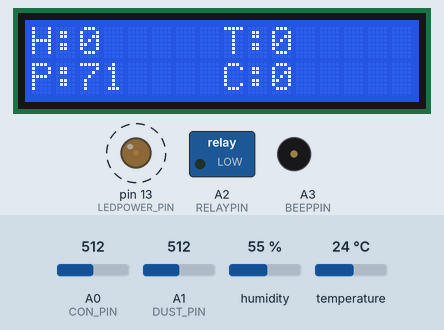
Recording of a sketch running on a simulated Arduino Uno, built with avr-gcc and run on an emulated ATmega328P. On the bench: 16×2 character LCD, switched loads named in the sketch (green lamp = pin HIGH), output pins drawn as LEDs (lit = HIGH), buzzer (waves = sounding, pin HIGH). Dashed ring = blinking. The test bench sets the inputs (shaded band); at power-on: A1 (DUST_PIN) = 512, humidity 55 %, A0 (CON_PIN) = 512, temperature 24 °C. What the sketch prints to the serial monitor is not drawn.

Above: at 0.6 s.
1.3 s: A1 (DUST_PIN) set to 342
At 1.9 s:
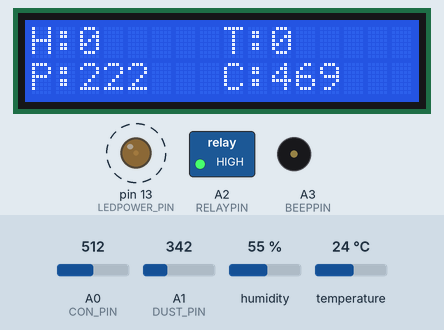
4.0 s: A1 (DUST_PIN) set to 309
At 4.37 s:
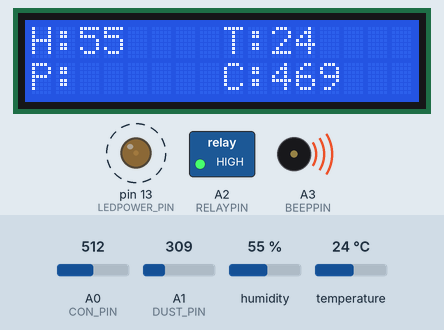
6.0 s: humidity set to 74 %
At 6.8 s:
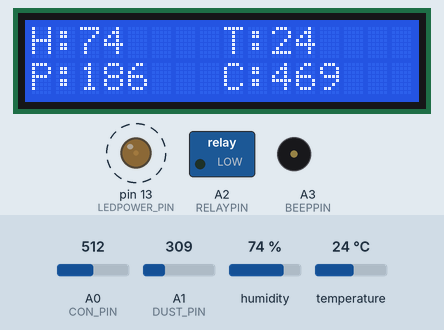
7.6 s: humidity set to 77 %
At 8.88 s:
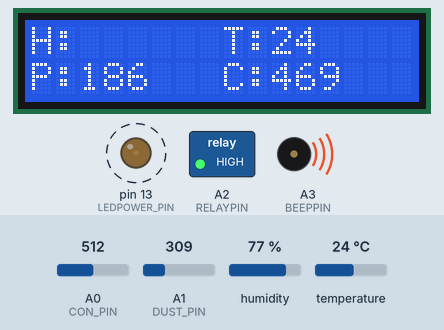
9.6 s: A0 (CON_PIN) set to 716
At 10.9 s:
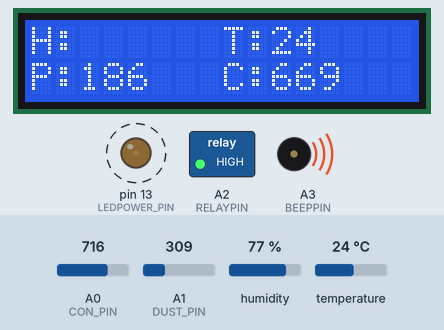
11.6 s: temperature set to 12 °C
At 12.92 s:
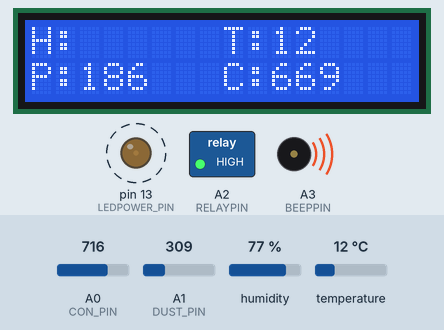
Timing chart, 0 to 14.6 s (numbered marks = the images above; inputs shaded):
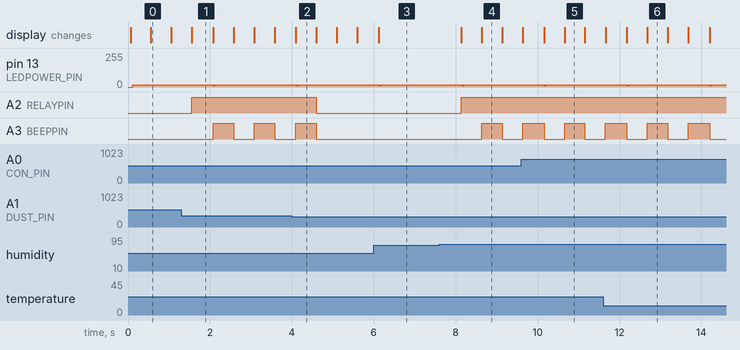

Measured:
- the behaviour switches between 327 and 326 on A1 (DUST_PIN) (found by bisection; images 1 and 2)
- the behaviour switches between 75 and 76 % on humidity (found by bisection; images 3 and 4)
- after the input at 4.0 s, A2 (RELAYPIN): HIGH → LOW after 0.60 s; A3 (BEEPPIN): goes on until 4.6 s, then stays LOW
- after the input at 6.0 s, the display: changes after 0.12 s (image 3)
- after the input at 7.6 s, A2 (RELAYPIN): LOW → HIGH after 0.54 s; A3 (BEEPPIN): LOW → HIGH after 1.0 s, → LOW 0.50 s later; the display: first changes after 0.54 s (image 4 shows a later state)
- after the input at 9.6 s, the display: first differs from a run without the input after 0.56 s (image 5 shows a later state)
- after the input at 11.6 s, the display: first differs from a run without the input after 0.58 s (image 6 shows a later state)
- by itself, pin 13 (LEDPOWER_PIN): alternates 16/255 for 2.0 s and 8/255 for 0.04 s

The sketch:

smartair.ino
```cpp
// include the library code:
#include <LiquidCrystal.h>
#include <dht11.h>
#include <MsTimer2.h>               //定时器库的 头文件

//报警阈值定义
#define T_WARNING_VALUE 25
#define H_WARNING_VALUE 75
#define P_WARNING_VALUE 200//1050
#define C_WARNING_VALUE 700

#define MQ5_REF 0.15 //MQ5初始电压基准

#define DHT11PIN 12
#define LEDPOWER_PIN 13
#define DUST_PIN 1//PM2.5模拟输入接口
#define CON_PIN 0//MQ5模拟接口

#define RELAYPIN A2
#define BEEPPIN A3

boolean flag10ms=true;
boolean dispflag = false;
boolean warningflag = false;
boolean beepflag = true;
int count_1s=0;
int count_2s=0;
int count_500ms=0;
dht11 DHT11;
int dustVals[10];//record dust sample AD value
int dustValAverages[10];
int dustVal;
char dust_count=0;//sample count
char dustAverage_count=0;
int concentration=0;//煤气浓度

// initialize the library with the numbers of the interface pins
LiquidCrystal lcd(2, 3, 4, 5, 6, 7,8,9,10,11);

//隔一段时间读取一次PM平均值，并记录在另外一组数组中，求加权平均值
void getDustValue()
{
	int dustValAD,index,ADmax;
	dustValAD = 0;
	dust_count = 0;
	ADmax = dustVals[0];
	//find max value
	for(index = 1;index<10;index++)
	{
		if(ADmax < dustVals[index])
		{
			ADmax = dustVals[index];
		}
	}
	for(index = 0;index<10;index++)
	{
		dustValAD += dustVals[index];
	}
	dustValAD = dustValAD - ADmax;//去除最大值
	dustValAverages[dustAverage_count++] = dustValAD/9;//get average value
	if(dustAverage_count == 5) dustAverage_count = 0;

	//计算5次加权平均数
	dustValAD = dustValAverages[dustAverage_count]*1 + dustValAverages[(dustAverage_count+1)%5]*2
	+ dustValAverages[(dustAverage_count+2)%5]*3 + dustValAverages[(dustAverage_count+3)%5]*4
	+ dustValAverages[(dustAverage_count+4)%5]*5;

	dustValAD = dustValAD/15;

	double dustVolt = (double)dustValAD/1024.0 * 5.0;
	if(dustVolt > 0.412)//避免出现负数
	{
		dustVal = (0.17 * dustVolt - 0.07)*1000.0; //ug/m3
	}else
	{
		dustVal = 0;
	}
}

void setup() {
	MsTimer2::set(10, timer10msint);        // 中断设置函数，每 500ms 进入一次中断
	MsTimer2::start();                //开始计时
	// set up the LCD's number of columns and rows:
	lcd.begin(16, 2);
	Serial.begin(9600);
	// Print a message to the LCD.
	lcd.print("H:      T:");//湿度 温度
	lcd.setCursor(0, 1);
	lcd.print("P:      C:");//PM2.5  煤气浓度

	pinMode(LEDPOWER_PIN,OUTPUT);
	pinMode(RELAYPIN,OUTPUT);
	pinMode(BEEPPIN,OUTPUT);

	pinMode(DUST_PIN, INPUT);
	pinMode(CON_PIN, INPUT);

	digitalWrite(RELAYPIN,LOW);
	digitalWrite(BEEPPIN,LOW);
	digitalWrite(LEDPOWER_PIN,LOW);
}

/* 测试得到的数据和空气质量对照：
3000 + = 很差
1050-3000 = 差
300-1050 = 一般
150-300 = 好
75-150 = 很好
0-75 = 非常好 */
void loop() {

	if(Serial.available() > 0)
	{
		int incomingByte = Serial.read();
		if(incomingByte == 'N')
		{
			beepflag = false;
		}else
		{
			beepflag = true;
		}
	}

	//每隔10ms获取一次PM2.5 AD值
	if(flag10ms == true)
	{
		flag10ms = false;
		count_1s++;
		count_2s++;
		count_500ms++;

		digitalWrite(LEDPOWER_PIN,HIGH);
		delayMicroseconds(280);//delay 280us
		dustVals[dust_count]=analogRead(DUST_PIN); //read AD
		dustVals[dust_count]+=analogRead(DUST_PIN);
		dustVals[dust_count]+=analogRead(DUST_PIN);
		dustVals[dust_count] = dustVals[dust_count]/3;//读三次取平均值
		dust_count++;
		delayMicroseconds(20);//delay 40us
		digitalWrite(LEDPOWER_PIN,LOW);

		if(dust_count == 10)
		{
			dust_count = 0;
		}

		if(count_1s == 100)//1s  read MQ5 AD value  and send msg to PC
		{
			int concentration_temp;
			count_1s = 0;
			//每隔1s获取一次MQ5的值 ppm
			concentration_temp = analogRead(CON_PIN);
			double concentVolt = (double)concentration_temp/1024.0 * 5.0;
			if(concentVolt >MQ5_REF)
			{
				concentration = (concentVolt - MQ5_REF) * 200;
			}else
			{
				concentration = 0;
			}


		}
		if(count_2s == 200)//2s read humidity and temperature
		{
			count_2s = 0;
			DHT11.read(DHT11PIN);
		}

		if(count_500ms == 50)//500ms update display
		{
			//每隔500ms计算一次PM2.5的值 ug/m3
			getDustValue();

			count_500ms = 0;

			//send to PC
			Serial.print("value=");
			Serial.print(DHT11.humidity);
			Serial.print(",");
			Serial.print(DHT11.temperature);
			Serial.print(",");
			Serial.print(dustVal);
			Serial.print(",");
			Serial.print(concentration);
			Serial.print("\r\n");

			lcd.setCursor(2, 0);
			lcd.print("     ");
			lcd.setCursor(2, 0);
			lcd.print(DHT11.humidity);//湿度

			lcd.setCursor(10, 0);
			lcd.print("     ");
			lcd.setCursor(10, 0);
			lcd.print(DHT11.temperature);//温度

			lcd.setCursor(2, 1);
			lcd.print("     ");
			lcd.setCursor(2, 1);
			lcd.print(dustVal);//PM2.5

			lcd.setCursor(10, 1);
			lcd.print("     ");
			lcd.setCursor(10, 1);
			lcd.print(concentration);//煤气浓度

			if((DHT11.humidity > H_WARNING_VALUE) || (DHT11.temperature > T_WARNING_VALUE)
					|| (dustVal > P_WARNING_VALUE) || (concentration > C_WARNING_VALUE))
			{
				warningflag = true;
				digitalWrite(RELAYPIN,HIGH);
			}else
			{
				warningflag = false;
				digitalWrite(RELAYPIN,LOW);
				digitalWrite(BEEPPIN,LOW);
			}

			if(warningflag == true)//蜂鸣器响起，被报警的数据闪动
			{
				if(dispflag == true)
				{
					dispflag = false;
					if(beepflag == true)//禁止蜂鸣器乱叫，太吵了
					{
						  digitalWrite(BEEPPIN,HIGH);
					}
					if(DHT11.humidity > H_WARNING_VALUE)
					{
						lcd.setCursor(2, 0);
						lcd.print("     ");//湿度
					}
					if(DHT11.temperature > T_WARNING_VALUE)
					{
						lcd.setCursor(10, 0);
						lcd.print("     ");//温度
					}
					if(dustVal > P_WARNING_VALUE)
					{
						lcd.setCursor(2, 1);
						lcd.print("     ");//PM2.5
					}
					if(concentration > C_WARNING_VALUE)
					{
						lcd.setCursor(10, 1);
						lcd.print("     ");//煤气浓度
					}
				}else
				{
					dispflag = true;
					digitalWrite(BEEPPIN,LOW);

				}
			}

		}
	}
}

void timer10msint()
{
	flag10ms = true;
}
```
